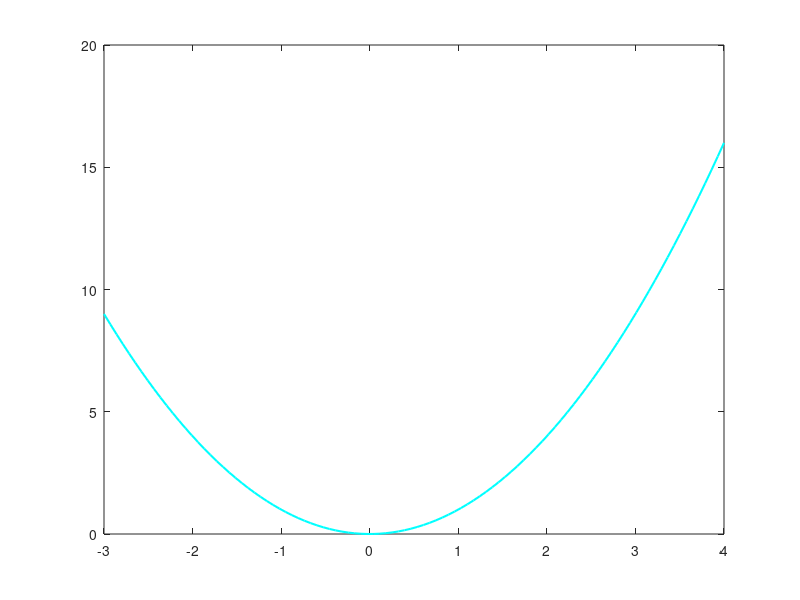

Source code (MATLAB): (Note: this script raises an error after producing the figure.)
clear;

figure('color', [0.15, 0.15, 0.15]);
x = linspace(-3, 4, 100);
y = x.^2;
plot(x, y, 'Color', [0,1,1], 'LineWidth', 1.5);
% 调用 DrawAxisWithArrow 即可在当前坐标轴绘制带箭头坐标轴
param = struct('XLabel', '$x$', 'YLabel', '$y$', 'OLabel', '$O$');
DrawAxisWithArrow(gca, param);

%% 保存图像
if true
    img_name = SaveFig2Img(gcf, 'figures\demo01.png');
    fprintf('图像保存为: %s\n', img_name);
end